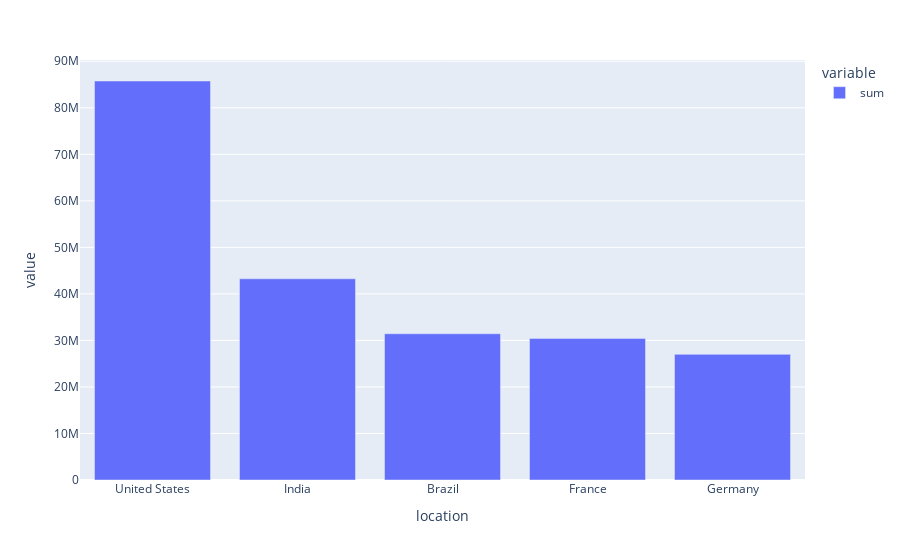

Here is the notebook cell this chart was saved with:
### Code cell
fig = top5.plot.bar()
fig.show()

### Figure 1 — Plotly figure (JSON) as saved in the notebook; plotly's stock layout.template omitted (floating-point values rounded to 4 significant figures)
{"data": [{"alignmentgroup": "True", "hovertemplate": "variable=sum<br>location=%{x}<br>value=%{y}<extra></extra>", "legendgroup": "sum", "marker": {"color": "#636efa", "pattern": {"shape": ""}}, "name": "sum", "offsetgroup": "sum", "orientation": "v", "showlegend": true, "textposition": "auto", "type": "bar", "x": ["United States", "India", "Brazil", "France", "Germany"], "xaxis": "x", "y": [85758637, 43245517, 31436397, 30437742, 27007485], "yaxis": "y"}], "layout": {"autosize": true, "barmode": "relative", "legend": {"title": {"text": "variable"}, "tracegroupgap": 0}, "margin": {"t": 60}, "xaxis": {"anchor": "y", "autorange": true, "domain": [0, 1], "range": [-0.5, 4.5], "title": {"text": "location"}, "type": "category"}, "yaxis": {"anchor": "x", "autorange": true, "domain": [0, 1], "range": [0, 90270000.0], "title": {"text": "value"}, "type": "linear"}}}
